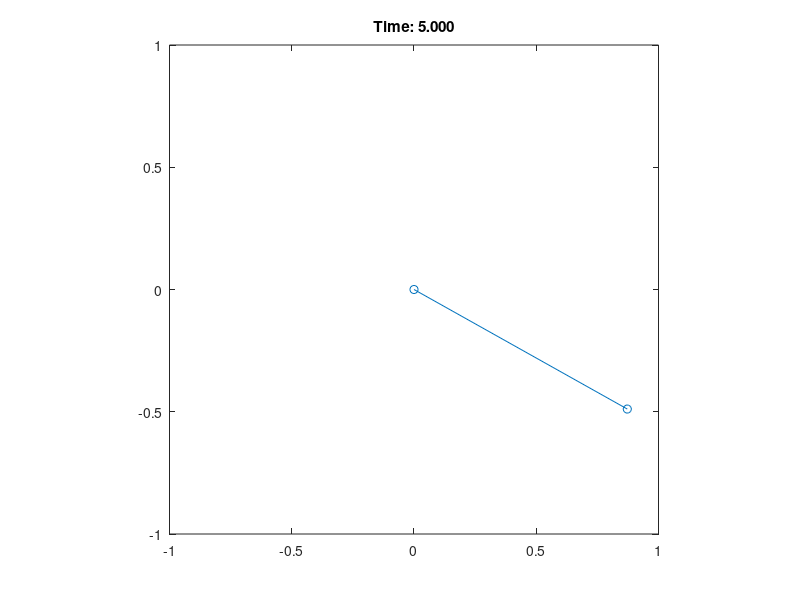
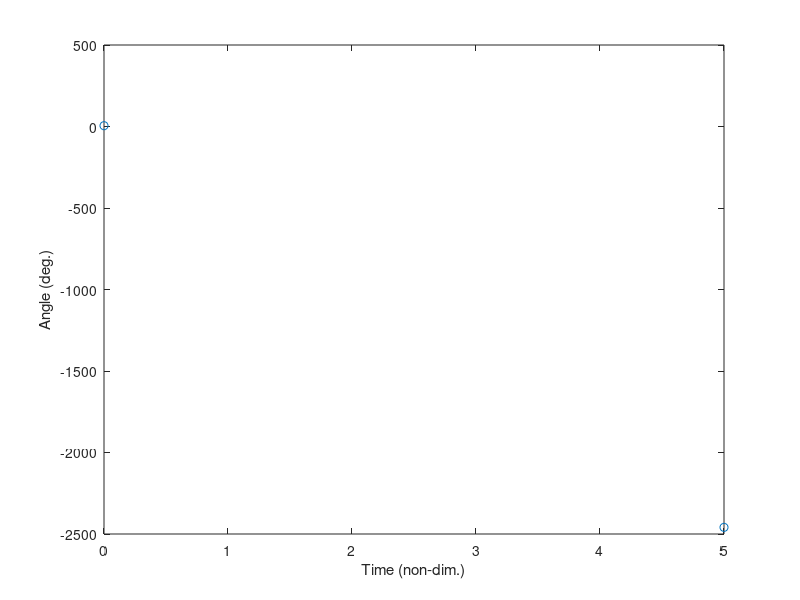

Here is the MATLAB script that generated these plots, in order:
% lab04_q1b.m
% Solution code for Lab 4 Q1 (b)

% Clear memory and show only a few digits
clear all; format short;

% Prompt user for initial angle, convert to radians
theta_deg=input('Initial angle (deg): ');
theta=theta_deg*pi/180;

% Row vector with initial angle and position
x=[theta 0];

% Prompt user for time step
tau=input('Time step: ');

% Integration time and number of time steps
T=3.5;
nsteps=ceil(T/tau);

% Store arrays with time and angle
time(1)=0;
thvals(1)=x(1);

figure(1);

% Velocity-Verlet integration
for n=1:nsteps
  
  % One V-V step (in the notation of V-V, to avoid confusion)
  pos=x(1);
  vel=x(2);
  accel=-4*pi^2*sin(pos);
  pos_next=pos+tau*vel+0.5*tau^2*accel;
  accel_next=-4*pi^2*sin(pos_next);
  vel_next=vel+0.5*tau*(accel+accel_next);

  % Update vector x
  x(1)=pos_next;
  x(2)=vel_next;

  % Record time, angle in vectors
  time(n+1)=n*tau;
  thvals(n+1)=x(1);
  
  % Co-ordinates of the pendulum bar
  xpend=[0  sin(x(1))];
  ypend=[0 -cos(x(1))];
  
  % Animate the pendulum motion
  plot(xpend,ypend,'o-')
  title(['Time: ',num2str(time(n+1),'%5.3f')])
  axis equal
  axis([-1 1 -1 1])
  drawnow;
end 

% Plot angle versus time (in degrees)
thvals=180*thvals/pi;
figure(2);
plot(time,thvals,'o');
xlabel('Time (non-dim.)');
ylabel('Angle (deg.)');
